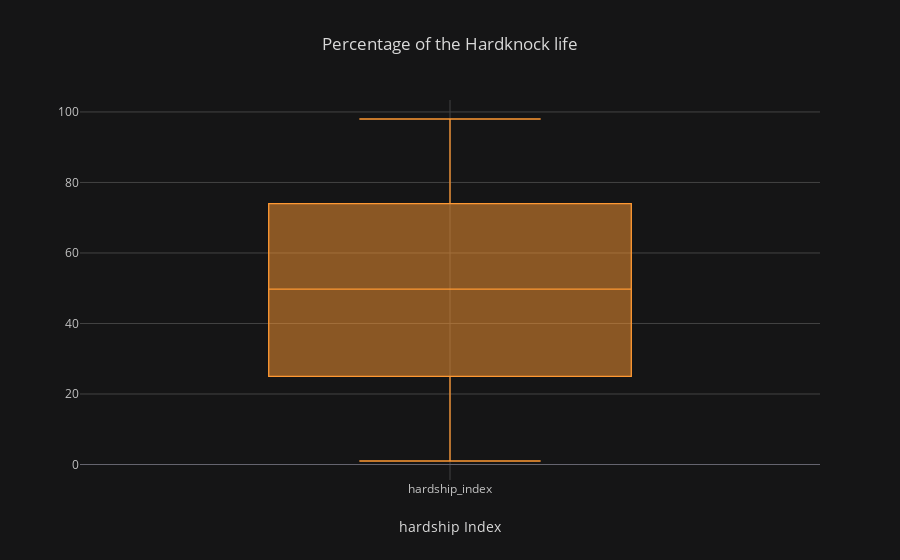

Write notebook code for a chart like this one.
### Markdown cell above
#### Question 8
##### Now construct a boxplot of `hardship_index`.
##### Set the theme as `solar`. Also label `xTitle` and `title`.

### Code cell
chicago_census['hardship_index'].iplot(kind = 'box',
                                       xTitle = 'hardship Index',
                                       theme = 'solar',
                                       title = 'Percentage of the Hardknock life')

### Figure 1 — Plotly figure (JSON) as saved in the notebook; plotly's stock layout.template omitted (floating-point values rounded to 4 significant figures)
{"data": [{"boxpoints": false, "line": {"width": 1.3}, "marker": {"color": "rgba(255, 153, 51, 1.0)"}, "name": "hardship_index", "orientation": "v", "type": "box", "uid": "1c9bfdd0-724d-44d0-8eb6-7878b851f819", "y": [39, 46, 20, 17, 6, 5, 2, 1, 8, 21, 25, 11, 33, 53, 35, 34, 28, 50, 70, 71, 42, 23, 85, 10, 73, 92, 83, 15, 87, 96, 76, 3, 7, 82, 47, 78, 97, 57, 26, 88, 14, 58, 55, 60, 41, 75, 79, 38, 52, 51, 65, 64, 62, 98, 44, 32, 67, 84, 61, 43, 91, 69, 93, 29, 56, 80, 89, 94, 66, 37, 74, 12, 48, 16, 30, 24, 19, 49.51]}], "layout": {"legend": {"bgcolor": "#151516", "font": {"color": "#D9D9D9"}}, "paper_bgcolor": "#151516", "plot_bgcolor": "#151516", "title": {"font": {"color": "#D9D9D9"}, "text": "Percentage of the Hardknock life"}, "xaxis": {"gridcolor": "#434343", "showgrid": true, "tickfont": {"color": "#C2C2C2"}, "title": {"font": {"color": "#D9D9D9"}, "text": "hardship Index"}, "zerolinecolor": "#666570"}, "yaxis": {"gridcolor": "#434343", "showgrid": true, "tickfont": {"color": "#C2C2C2"}, "title": {"font": {"color": "#D9D9D9"}, "text": ""}, "zerolinecolor": "#666570"}}}
